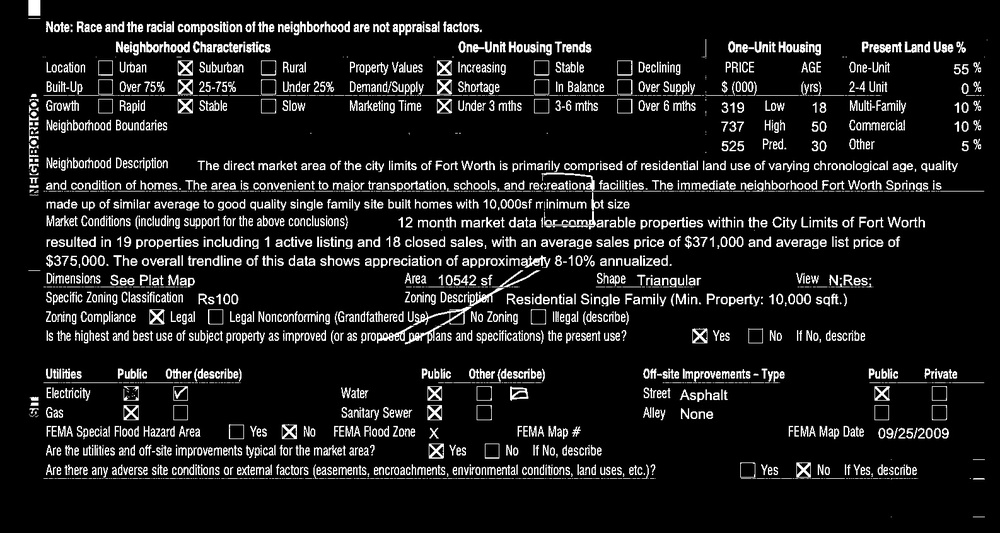
#> input picture vision/2_clean.jpg, 1000 x 533 px, shrunk from 1586 x 846 before the run
$ python main.py 2_clean.jpg .
#> lines starting #> are read from the running program, lines starting #| are printed output that depends on the picture; after the words box and inside, x2 and y2 are one past the last pixel; in counts of white or black regions, pixels touching at a corner belong together
### vision/image.py
import cv2

LINE_REMOVAL_LENGTH = 80


def load_image(filepath):
    img = cv2.imread(filepath)
    if img is None:
        raise ValueError(f"Could not load image: {filepath}")
    gray = cv2.cvtColor(img, cv2.COLOR_BGR2GRAY)
    _, thresh = cv2.threshold(gray, 0, 255, cv2.THRESH_BINARY_INV | cv2.THRESH_OTSU)
    return img, gray, thresh


def remove_lines(thresh):
    kernel_h = cv2.getStructuringElement(cv2.MORPH_RECT, (LINE_REMOVAL_LENGTH, 1))
    kernel_v = cv2.getStructuringElement(cv2.MORPH_RECT, (1, LINE_REMOVAL_LENGTH))
    horizontal = cv2.morphologyEx(thresh, cv2.MORPH_OPEN, kernel_h)
    vertical = cv2.morphologyEx(thresh, cv2.MORPH_OPEN, kernel_v)
    clean = cv2.subtract(thresh, horizontal)
    clean = cv2.subtract(clean, vertical)
    return clean

### vision/detection.py
import cv2
import numpy as np

MIN_BBOX_AREA = 200
MAX_BBOX_AREA = 10000
MIN_ASPECT_RATIO = 0.8
MAX_ASPECT_RATIO = 1.3
MIN_POLYGON_SIDES = 4
MAX_POLYGON_SIDES = 6
SIZE_MEDIAN_TOLERANCE = 0.3
CHECKED_FILL_RATIO_THRESHOLD = 0.15
CHECKED_INTERIOR_MARGIN = 0.2


def find_checkbox_candidates(clean):
    contours, _ = cv2.findContours(clean, cv2.RETR_LIST, cv2.CHAIN_APPROX_SIMPLE)

    candidates = []
    for cnt in contours:
        x, y, w, h = cv2.boundingRect(cnt)
        bbox_area = w * h
        aspect_ratio = w / float(h)

        if not (MIN_BBOX_AREA < bbox_area < MAX_BBOX_AREA):
            continue
        if not (MIN_ASPECT_RATIO < aspect_ratio < MAX_ASPECT_RATIO):
            continue

        approx = cv2.approxPolyDP(cnt, 0.02 * cv2.arcLength(cnt, True), True)
        if not (MIN_POLYGON_SIDES <= len(approx) <= MAX_POLYGON_SIDES):
            continue

        candidates.append((cnt, x, y, w, h))

    if not candidates:
        return []

    widths = [w for (_, _, _, w, _) in candidates]
    heights = [h for (_, _, _, _, h) in candidates]
    med_w = np.median(widths)
    med_h = np.median(heights)

    return [
        (cnt, x, y, w, h)
        for cnt, x, y, w, h in candidates
        if abs(w - med_w) < med_w * SIZE_MEDIAN_TOLERANCE and abs(h - med_h) < med_h * SIZE_MEDIAN_TOLERANCE
    ]


def is_checked(gray, x, y, w, h):
    margin = int(min(w, h) * CHECKED_INTERIOR_MARGIN)
    roi = gray[y + margin:y + h - margin, x + margin:x + w - margin]
    if roi.size == 0:
        return False
    _, roi_bin = cv2.threshold(roi, 0, 255, cv2.THRESH_BINARY_INV | cv2.THRESH_OTSU)
    fill_ratio = cv2.countNonZero(roi_bin) / roi_bin.size
    return bool(fill_ratio > CHECKED_FILL_RATIO_THRESHOLD)

### vision/job.py
import json
import os
import sys
from datetime import datetime

import cv2

from detection import is_checked


def save_job(job_dir, filepath, img, clean, gray, checkboxes, boxes):
    _, ext = os.path.splitext(filepath)
    annotated = img.copy()
    for _, x, y, w, h in checkboxes:
        color = (0, 255, 0) if is_checked(gray, x, y, w, h) else (0, 0, 255)
        cv2.rectangle(annotated, (x, y), (x + w, y + h), color, 2)

    cv2.imwrite(os.path.join(job_dir, f"original{ext}"), img)
    cv2.imwrite(os.path.join(job_dir, f"clean{ext}"), clean)
    cv2.imwrite(os.path.join(job_dir, f"annotated{ext}"), annotated)

    result_path = os.path.join(job_dir, "result.json")
    with open(result_path, "w") as f:
        json.dump({"boxes": boxes}, f)

    print(f"[{datetime.now().isoformat()}] result saved to {job_dir}", file=sys.stderr)

### vision/main.py
import json
import sys

from detection import find_checkbox_candidates, is_checked
from image import load_image, remove_lines
from job import save_job


def detect_checkboxes(filepath, job_dir=None):
    img, gray, thresh = load_image(filepath)

    clean = remove_lines(thresh)
    checkboxes = find_checkbox_candidates(clean)

    checkboxes.sort(key=lambda c: (c[2], c[1]))

    boxes = [
        {"bbox": [x, y, x + w, y + h], "is_checked": is_checked(gray, x, y, w, h)}
        for _, x, y, w, h in checkboxes
    ]

    if job_dir:
        save_job(job_dir, filepath, img, clean, gray, checkboxes, boxes)
    else:
        print(json.dumps({"boxes": boxes}))


def main():
    if len(sys.argv) < 2:
        print("Usage: python main.py <image_path> [job_dir]")
        sys.exit(1)

    job_dir = sys.argv[2] if len(sys.argv) >= 3 else None
    detect_checkboxes(sys.argv[1], job_dir)
#> in load_image, img is the input picture: shape (533, 1000, 3); min 0, max 255, mean 26.3
#> in load_image, `_, thresh = cv2.threshold(gray, 0, 255, cv2.THRESH_BINARY_INV | cv2.TH..`:
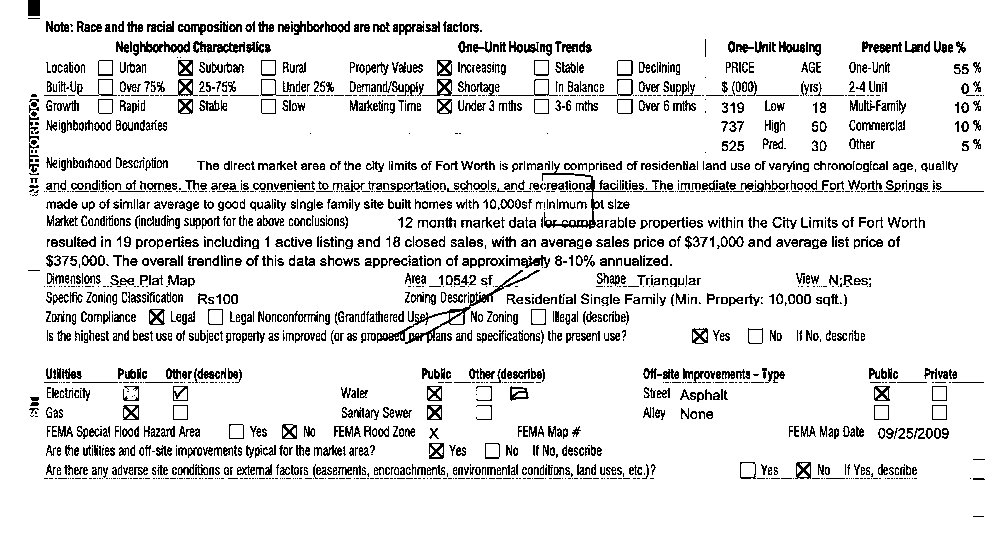
#> thresh: shape (533, 1000); 88.6% white; black in thin lines or dots
#> in remove_lines, `horizontal = cv2.morphologyEx(thresh, cv2.MORPH_OPEN, kernel_h)`:
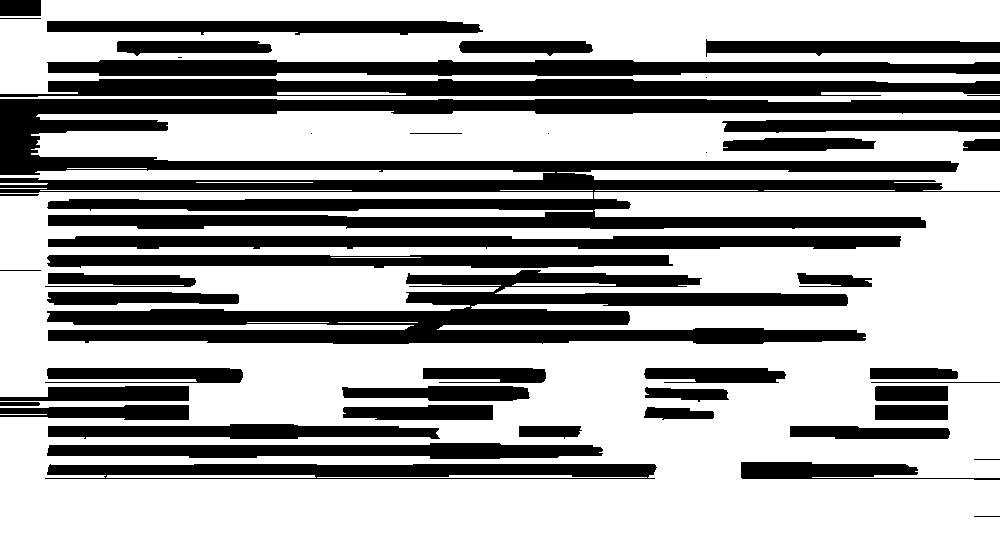
#> horizontal: shape (533, 1000); 64.6% white; 49 black regions (5 under 20 px), largest, box (x1, y1, x2, y2) and area: (0, 99, 1000, 229) 53305, (47, 270, 866, 344) 27096, (0, 79, 1000, 97) 13794
#> in remove_lines, `vertical = cv2.morphologyEx(thresh, cv2.MORPH_OPEN, kernel_v)`:
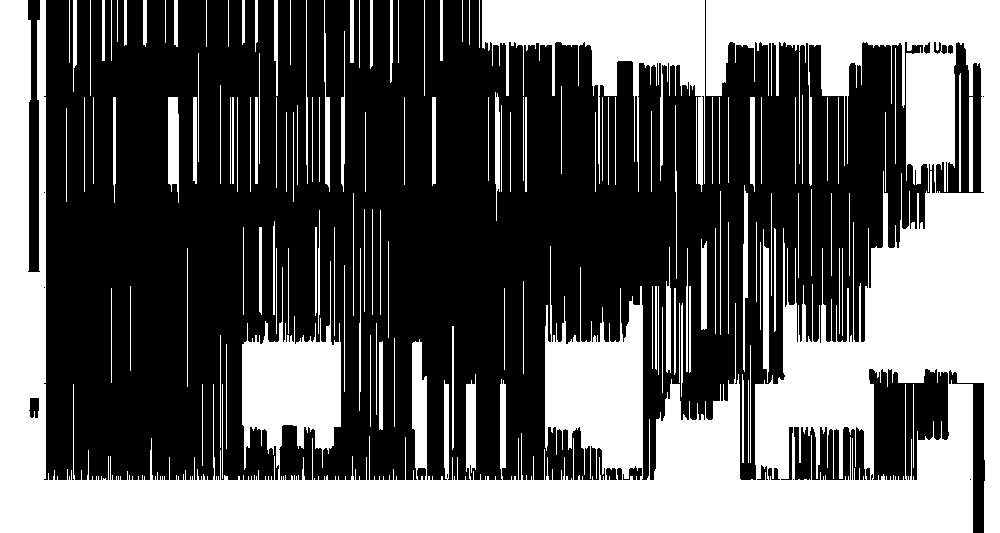
#> vertical: shape (533, 1000); 39.6% white; 141 white regions, largest, box (x1, y1, x2, y2) and area: (0, 0, 1000, 533) 173799, (482, 0, 705, 192) 15528, (168, 97, 179, 203) 976
#> in remove_lines, `clean = cv2.subtract(thresh, horizontal)`:
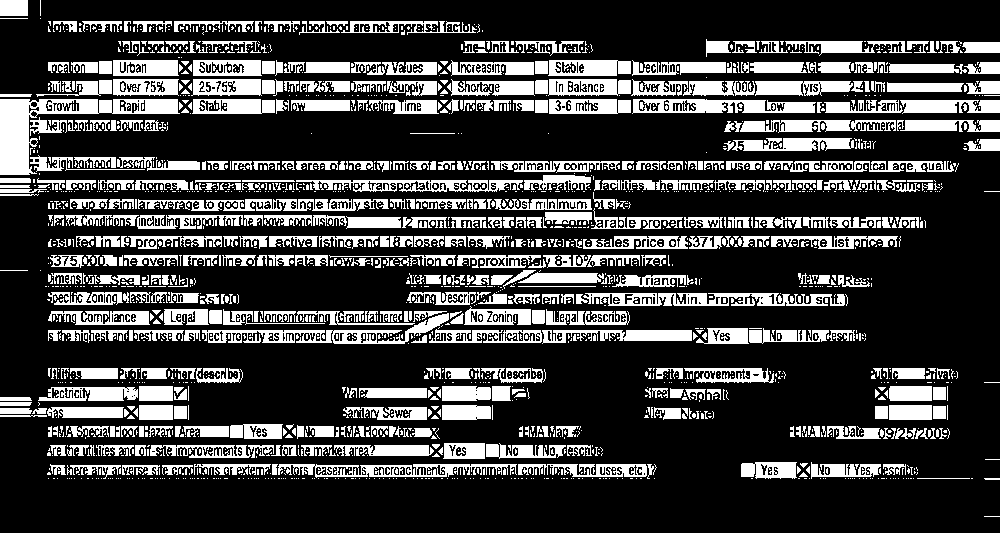
#> clean: shape (533, 1000); 24.1% white; 2567 white regions (1994 under 20 px), largest, box (x1, y1, x2, y2) and area: (0, 99, 180, 175) 4045, (583, 293, 845, 306) 2116, (202, 313, 449, 344) 2096
#> in remove_lines, `clean = cv2.subtract(clean, vertical)`:
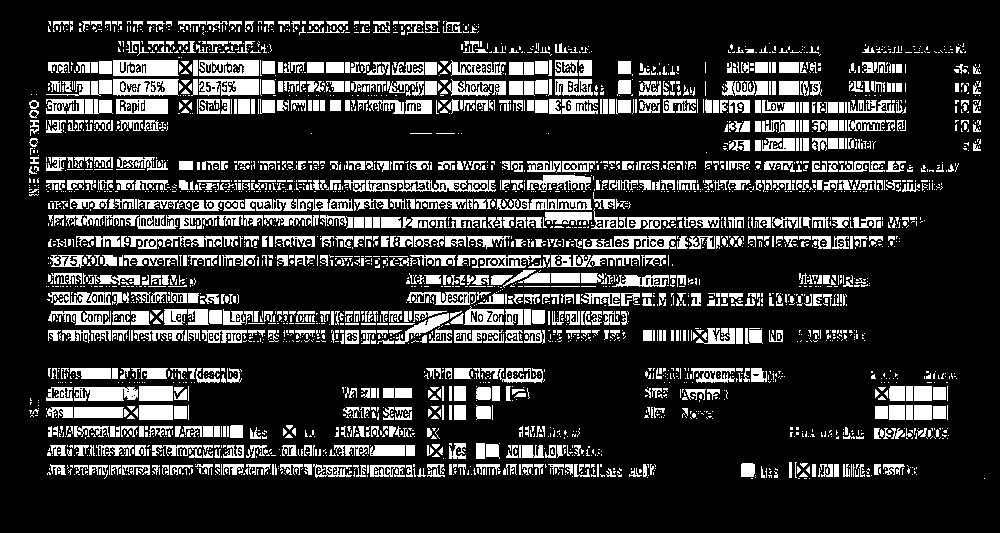
#> clean: shape (533, 1000); 18.6% white; 3665 white regions (2781 under 20 px)
#> in find_checkbox_candidates, `contours, _ = cv2.findContours(clean, cv2.RETR_LIST, cv2.CHAIN_APPROX_..`: contours = 3876 contours, 3152 with area under 20; largest, box (x1, y1, x2, y2) and area: (176, 199, 353, 211) 1272, (113, 79, 179, 96) 968, (113, 60, 179, 76) 960, (366, 180, 496, 192) 916, (199, 60, 259, 76) 834
#> the loop in find_checkbox_candidates, `for cnt in contours:` made 3876 passes
#> (cnt, x, y, w, h, bbox_area, aspect_ratio) on pass 43: ([[803, 472], [799, 476], [807, 476]], 799, 472, 9, 5, 45, 1.8)
#> after the loop in find_checkbox_candidates, `for cnt in contours:`: candidates = 9 items
#> in find_checkbox_candidates, `widths = [w for (_, _, _, w, _) in candidates]`: widths = [14, 18, 16, 15, 18, 16, 15, 15, 14]
#> in find_checkbox_candidates, `heights = [h for (_, _, _, _, h) in candidates]`: heights = [15, 15, 15, 15, 15, 15, 15, 15, 16]
#> in find_checkbox_candidates, `med_w = np.median(widths)`: med_w = 15
#> in detect_checkboxes, `checkboxes = find_checkbox_candidates(clean)`: checkboxes = 9 items
#> in is_checked, `fill_ratio = cv2.countNonZero(roi_bin) / roi_bin.size`: fill_ratio = 0.917
#> in detect_checkboxes, `boxes = [ {"bbox": [x, y, x + w, y + h], "is_checked": is_checked(gray..`: boxes = 9 items
#> the loop in save_job, `for _, x, y, w, h in checkboxes:` made 9 passes
#> (x, y, w, h, margin in is_checked, fill_ratio in is_checked) on passes 1 to 9: (617, 80, 14, 16, 2, 0.917), (260, 99, 15, 15, 3, 0.79), (616, 99, 15, 15, 3, 0.852), (889, 386, 16, 15, 3, 0.922), (914, 386, 18, 15, 3, 0.981), (476, 405, 15, 15, 3, 0.889), (889, 405, 16, 15, 3, 0.889), (914, 405, 18, 15, 3, 1), (486, 444, 14, 15, 2, 0.818)
#> after the loop in save_job, `for _, x, y, w, h in checkboxes:`:
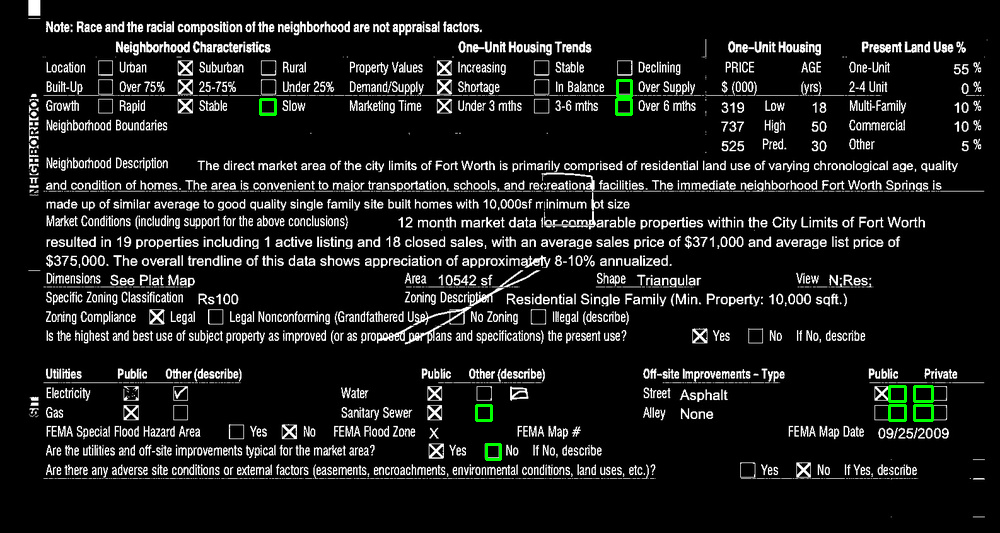
#> annotated: shape (533, 1000, 3); 0.31% of pixels changed, all inside (x1, y1, x2, y2) = (259, 79, 934, 461)


if __name__ == "__main__":
    main()
